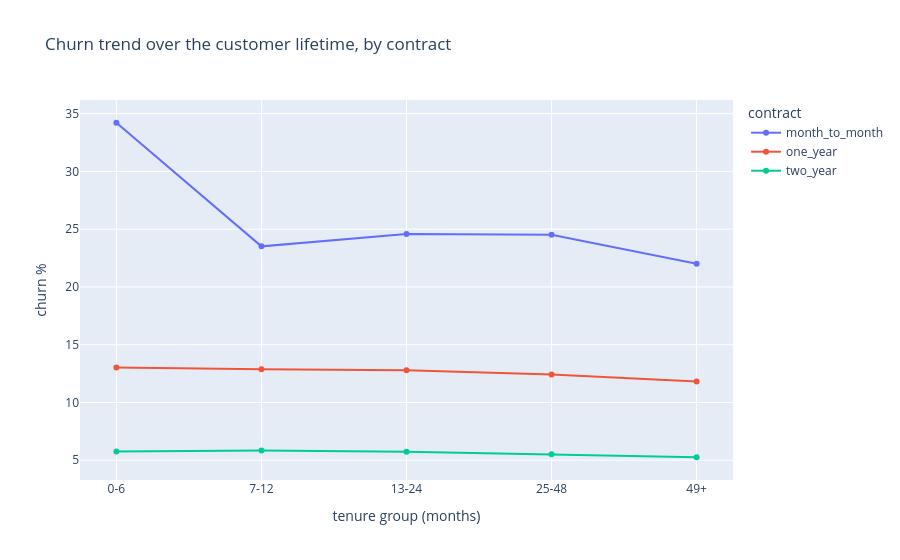

Notebook code for this chart:
### Code cell
trend = train_fe.groupby(["contract", "tenure_group"])[target].mean().reset_index()
trend[target] = trend[target] * 100
trend["tenure_group"] = pd.Categorical(trend["tenure_group"], categories=tenure_order, ordered=True)
trend = trend.sort_values(["contract", "tenure_group"])           # lines must join the points in tenure order
trend["tenure_group"] = trend["tenure_group"].astype(str)
fig = px.line(trend, x="tenure_group", y=target, color="contract", markers=True,
              category_orders={"tenure_group": tenure_order},
              labels={"tenure_group": "tenure group (months)", target: "churn %"},
              title="Churn trend over the customer lifetime, by contract")
fig.show()
dashboard_figures.append(fig)
dashboard_notes.append("Churn % from the first (0-6 months) to the last tenure group (49+ months): "
                       + "; ".join(f"{c} {part[target].iloc[0]:.1f} → {part[target].iloc[-1]:.1f}"
                                   for c, part in trend.groupby("contract"))
                       + ". The points are joined in tenure order.")

### Figure 1 — Plotly figure (JSON) as saved in the notebook; plotly's stock layout.template omitted (floating-point values rounded to 4 significant figures)
{"data": [{"hovertemplate": "contract=month_to_month<br>tenure group (months)=%{x}<br>churn %=%{y}<extra></extra>", "legendgroup": "month_to_month", "line": {"color": "#636efa", "dash": "solid"}, "marker": {"symbol": "circle"}, "mode": "lines+markers", "name": "month_to_month", "orientation": "v", "showlegend": true, "type": "scatter", "x": ["0-6", "7-12", "13-24", "25-48", "49+"], "xaxis": "x", "y": [34.21, 23.51, 24.57, 24.51, 22.01], "yaxis": "y"}, {"hovertemplate": "contract=one_year<br>tenure group (months)=%{x}<br>churn %=%{y}<extra></extra>", "legendgroup": "one_year", "line": {"color": "#EF553B", "dash": "solid"}, "marker": {"symbol": "circle"}, "mode": "lines+markers", "name": "one_year", "orientation": "v", "showlegend": true, "type": "scatter", "x": ["0-6", "7-12", "13-24", "25-48", "49+"], "xaxis": "x", "y": [13.03, 12.87, 12.79, 12.42, 11.82], "yaxis": "y"}, {"hovertemplate": "contract=two_year<br>tenure group (months)=%{x}<br>churn %=%{y}<extra></extra>", "legendgroup": "two_year", "line": {"color": "#00cc96", "dash": "solid"}, "marker": {"symbol": "circle"}, "mode": "lines+markers", "name": "two_year", "orientation": "v", "showlegend": true, "type": "scatter", "x": ["0-6", "7-12", "13-24", "25-48", "49+"], "xaxis": "x", "y": [5.769, 5.854, 5.741, 5.52, 5.261], "yaxis": "y"}], "layout": {"legend": {"title": {"text": "contract"}, "tracegroupgap": 0}, "title": {"text": "Churn trend over the customer lifetime, by contract"}, "xaxis": {"anchor": "y", "categoryarray": ["0-6", "7-12", "13-24", "25-48", "49+"], "categoryorder": "array", "domain": [0.0, 1.0], "title": {"text": "tenure group (months)"}}, "yaxis": {"anchor": "x", "domain": [0.0, 1.0], "title": {"text": "churn %"}}}}
